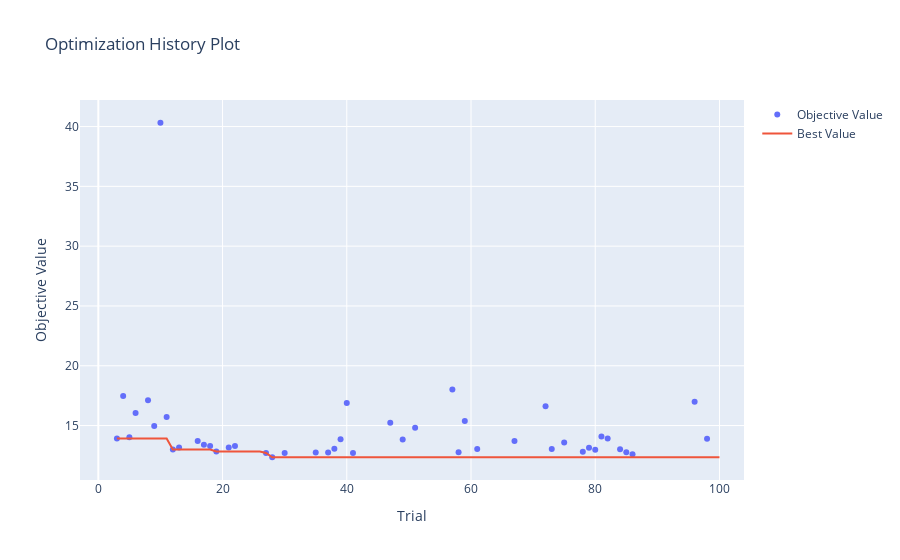

Notebook code for this chart:
### Markdown cell above
##### Historial de optimización

### Code cell
#optuna.visualization.plot_optimization_history(study)
# Visualizar el historial de optimización
optuna.visualization.plot_optimization_history(study).show()
